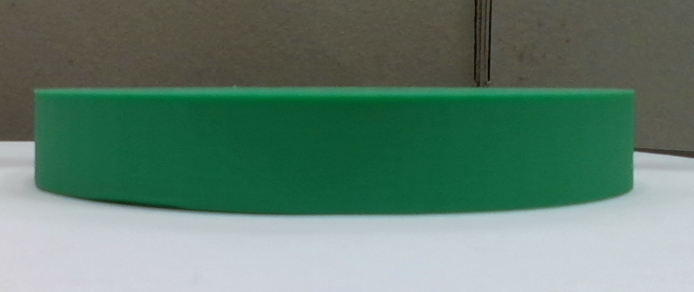
#> input picture Test_Images/fol1/left.png, 694 x 292 px
$ python -i sktc.py   (imports and definitions only)
#> lines starting #> are read from the running program, lines starting #| are printed output that depends on the picture; after the words box and inside, x2 and y2 are one past the last pixel; in counts of white or black regions, pixels touching at a corner belong together
# automatic_measurement.py
import cv2
import numpy as np
import json
import os
from datetime import datetime
import argparse
import sys

# INPUT_FOLDER = r'D:\Automtion\Measurement_Input\test90'
# OUTPUT_FOLDER = r'D:\Automtion\Mes_output'

INPUT_FOLDER = r'D:\pic\mes2'
OUTPUT_FOLDER = r'D:\pic'

PPM_TOP = 3.5250
PPM_SIDE = 16.9000

# [2 lines not run here, left out]


def get_top_view_contours(image_path, cl=7, ch=185, ab=33, ac=0, bl=7, debug=False):
#> called with image_path = '../Test_Images/fol1/left.png', cl = 7, ch = 185, ab = 33, ac = 0, bl = 7, debug = False
    import cv2, numpy as np, os
    import cv2, numpy as np, os

    image = cv2.imread(image_path)
#> image is the input picture: shape (292, 694, 3); mean B, G, R 110.9, 126.8, 97.1
    if image is None:
        print(f"  -> Error: Could not read image {image_path}")
        return None, None, None

    # Convert to grayscale
    gray = cv2.cvtColor(image, cv2.COLOR_BGR2GRAY)

    # --- Shadow / illumination correction ---
    gray_float = gray.astype(np.float32)
    blur_background = cv2.GaussianBlur(gray_float, (55, 55), 0)
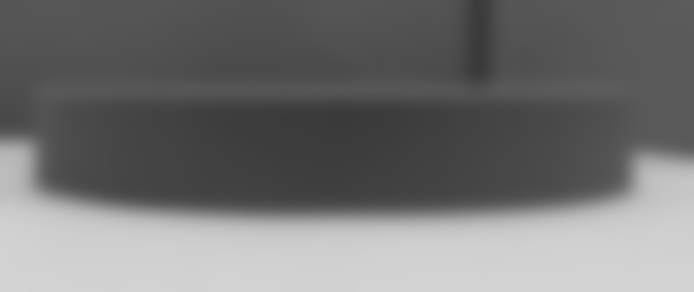
#> blur_background: shape (292, 694) float32; min 58.13, max 211.8, mean 116
    normalized = cv2.divide(gray_float, blur_background, scale=255)
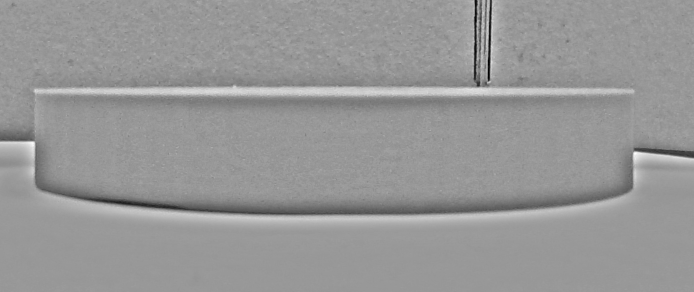
#> normalized: shape (292, 694) float32; min 30.63, max 406.4, mean 253.6; drawn with min black and max white
    normalized = np.clip(normalized, 0, 255).astype(np.uint8)

    # Enhance local contrast
    clahe = cv2.createCLAHE(clipLimit=2.0, tileGridSize=(8, 8))
    normalized = clahe.apply(normalized)
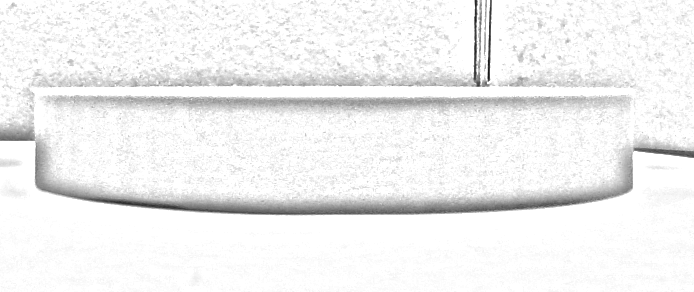
#> normalized: shape (292, 694); min 23, max 255, mean 241

    # --- CHANGE 1: Calibrated Gaussian Blur ---
    # Changed from (7, 7) to (7, 7) based on your 'MY_BL' value
    blurred = cv2.GaussianBlur(normalized, (7, 7), 0)

    # --- CHANGE 2: Calibrated Paper Boundary Detection ---
    # Changed Canny from (0, 184) to (7, 185)
    paper_edges = cv2.Canny(blurred, 7, 185)
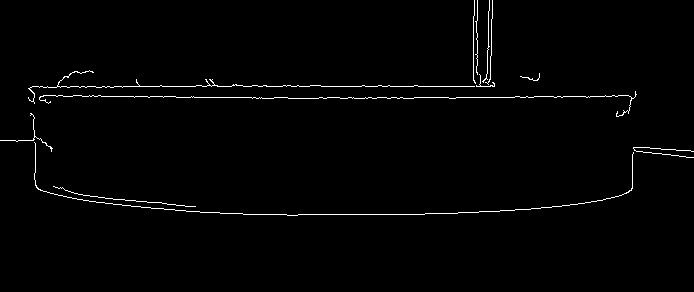
#> paper_edges: shape (292, 694); 1.3% white in thin lines or dots, all inside (x1, y1, x2, y2) = (0, 0, 694, 216)
    paper_contours, _ = cv2.findContours(paper_edges, cv2.RETR_EXTERNAL, cv2.CHAIN_APPROX_SIMPLE)
#> paper_contours = 12 contours, 11 with area under 20; largest, box (x1, y1, x2, y2) and area: (28, 70, 475, 104) 30

    if not paper_contours:
        print(f"  -> Error: Could not find paper background in {os.path.basename(image_path)}")
        return image, None, None

    paper_contour = max(paper_contours, key=cv2.contourArea)
#> paper_contour = contour of 318 points, box (x1, y1, x2, y2) (28, 70, 475, 104), area 30

    # Create mask for object region
    mask = np.zeros_like(gray)
    cv2.drawContours(mask, [paper_contour], -1, 255, -1)
#> mask: shape (292, 694); 0.27% white in thin lines or dots, all inside (x1, y1, x2, y2) = (28, 70, 475, 104)
    kernel = np.ones((3, 3), np.uint8)

    # --- CHANGE 3: Calibrated Adaptive Thresholding ---
    # Block size remains 33; Constant C changed from 2 to 0
    adaptive_thresh = cv2.adaptiveThreshold(
        blurred, 255, cv2.ADAPTIVE_THRESH_MEAN_C,
        cv2.THRESH_BINARY_INV, 33, 0)
#> adaptive_thresh: shape (292, 694); 46.1% white; 308 white regions (164 under 20 px), largest, box (x1, y1, x2, y2) and area: (0, 187, 694, 292) 30791, (0, 0, 694, 216) 17555, (42, 95, 636, 116) 7473

    _, otsu_thresh_unclean = cv2.threshold(
        blurred, 0, 255,
        cv2.THRESH_BINARY_INV + cv2.THRESH_OTSU)
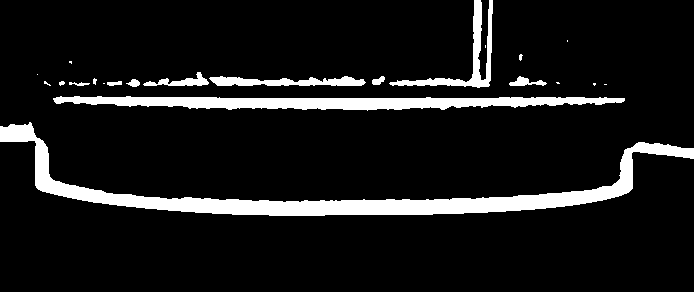
#> otsu_thresh_unclean: shape (292, 694); 9.6% white; 22 white regions (11 under 20 px), largest, box (x1, y1, x2, y2) and area: (0, 122, 694, 216) 10631, (53, 96, 625, 111) 5312, (389, 0, 493, 88) 1580

    # Combine and Apply mask
    combined_thresh = cv2.bitwise_or(adaptive_thresh, otsu_thresh_unclean)
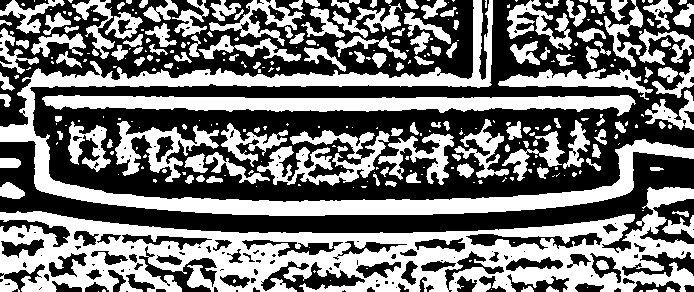
#> combined_thresh: shape (292, 694); 46.3% white; 308 white regions (164 under 20 px), largest, box (x1, y1, x2, y2) and area: (0, 187, 694, 292) 30791, (0, 0, 694, 216) 18113, (42, 95, 636, 116) 7473
    object_thresh_uncleaned = cv2.bitwise_and(combined_thresh, combined_thresh, mask=mask)
#> object_thresh_uncleaned: shape (292, 694); 0.13% white in thin lines or dots, all inside (x1, y1, x2, y2) = (28, 71, 475, 104)

    # Clean noise
    object_thresh = cv2.morphologyEx(object_thresh_uncleaned, cv2.MORPH_CLOSE, kernel, iterations=2)
    object_thresh = cv2.morphologyEx(object_thresh, cv2.MORPH_OPEN, kernel, iterations=1)
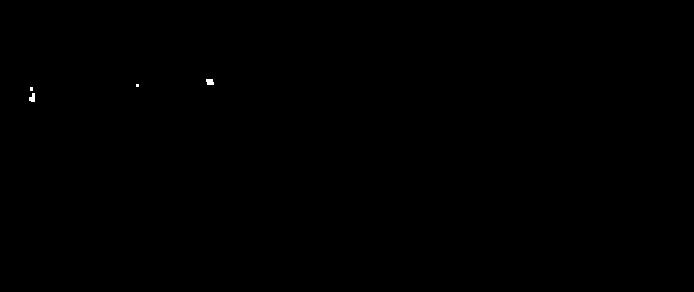
#> object_thresh: shape (292, 694); 0.05% white; 4 white regions (2 under 20 px), largest, box (x1, y1, x2, y2) and area: (206, 79, 214, 85) 42, (29, 93, 35, 102) 40

    # --- CHANGE 4: Calibrated Contour Enhancement ---
    # Changed Canny from (0, 184) to (7, 185)
    edges = cv2.Canny(object_thresh, 7, 185)
#> edges: shape (292, 694); 0.03% white in thin lines or dots, all inside (x1, y1, x2, y2) = (28, 78, 214, 102)
    object_thresh = cv2.bitwise_or(object_thresh, edges)
#> object_thresh: shape (292, 694); 0.06% white; 4 white regions (2 under 20 px)

    contours, hierarchy = cv2.findContours(object_thresh, cv2.RETR_TREE, cv2.CHAIN_APPROX_SIMPLE)
#> contours = 4 contours, 2 with area under 20; largest, box (x1, y1, x2, y2) and area: (205, 78, 214, 85) 39, (28, 92, 35, 102) 36

    # (Debug visualization code remains the same...)
    if debug:
        print(f'  -> Total contours found: {len(contours)}')
        if len(contours) > 0:
            debug_img = image.copy()
            cv2.drawContours(debug_img, contours, -1, (0, 255, 0), 1)
            cv2.imshow("Top View Debug Contours", debug_img)
            cv2.waitKey(0)
            cv2.destroyAllWindows()

    if not contours or hierarchy is None:
        print(f"  -> Could not find any contours or hierarchy in the top view.")
        return image, None, None

    return image, contours, hierarchy


# [270 lines left out: functions measure_height_from_side_view, measure_cylinder, measure_cuboid, measure_l_clamp, classify_shape, generate_cad_json and 2 more, not called in this run]


# [67 lines not run here, left out]

>>> result = get_top_view_contours('../Test_Images/fol1/left.png')
#> result has the same summary as contours in get_top_view_contours
